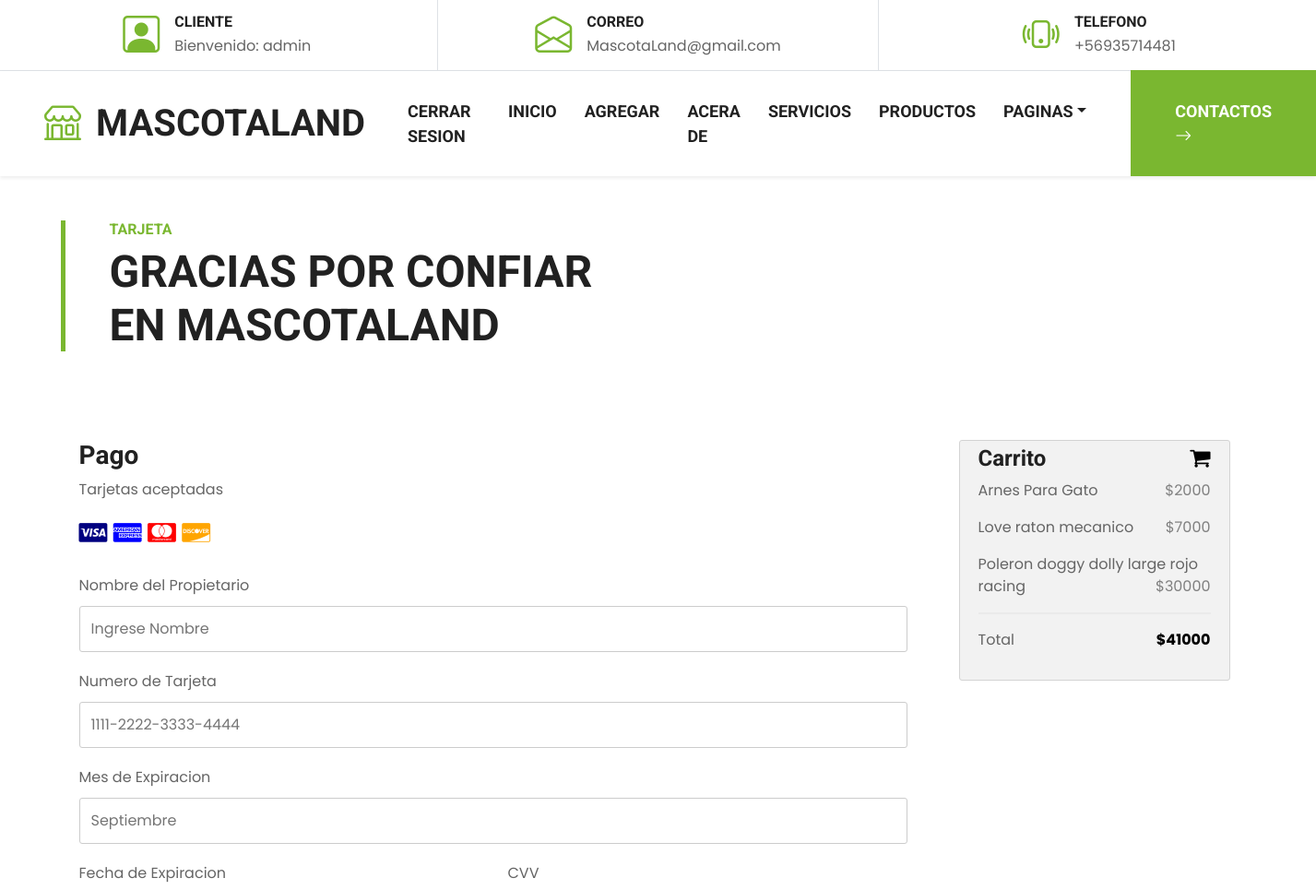
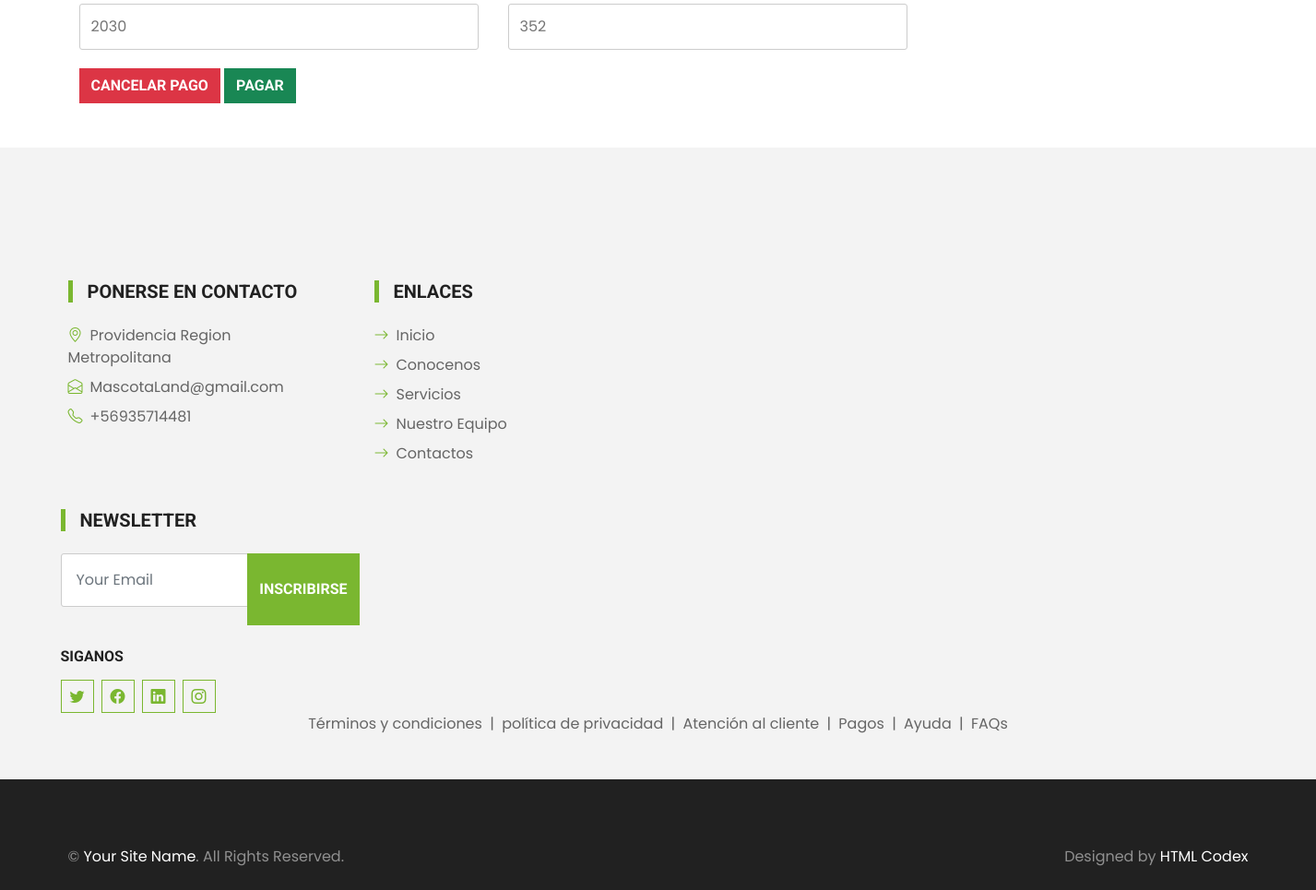
/pagocarro/ (signed in), run on the app's committed database (2 pictures, top to bottom).
### core/models.py (models this page shows, shortened)
class ItemCarrito(models.Model):
    carrito = models.ForeignKey(Carrito, on_delete=models.CASCADE)
    producto = models.ForeignKey(Producto, on_delete=models.CASCADE)
    cantidad = models.PositiveIntegerField(default=1)
    def subtotal(self):
        return self.producto.precio * self.cantidad

class Producto(models.Model):
    nombre = models.CharField(max_length=50)
    precio = models.IntegerField()
    stock = models.IntegerField()
    descripcion = models.CharField(max_length=250)
    tipo = models.ForeignKey(TipoProducto, on_delete=models.CASCADE)
    imagen = models.ImageField(null=True,blank=True)
    vigente = models.BooleanField()

### core/views.py (the view)
# urls.py: path('pagocarro/', pagocarro, name="pagocarro"),
def pagocarro(request):
    carrito = Carrito.objects.get(usuario=request.user)
    items = ItemCarrito.objects.filter(carrito=carrito)
    total = sum(item.subtotal() for item in items)
    return render(request, 'core/pagocarro.html', {'carrito': carrito, 'items': items, 'total': total})

### core/templates/core/pagocarro.html (shortened to what this page needs)
{% extends 'core/base.html' %}
{% load static %}
{% load crispy_forms_tags %}
{% block css %}
<link rel="stylesheet" href="https://cdnjs.cloudflare.com/ajax/libs/font-awesome/4.7.0/css/font-awesome.min.css">
<link href="{% static 'core/css/style3.css' %}" rel="stylesheet">
{% endblock %}
{% block contenido %}
<div class="container-fluid py-5">
  <div class="container">
    <div class="border-start border-5 border-primary ps-5 mb-5" style="max-width: 600px">
      <h6 class="text-primary text-uppercase">Tarjeta</h6>
      <h1 class="display-5 text-uppercase mb-0">
        Gracias por confiar en MascotaLand
      </h1>
    </div>
  </div>
</div>
<div class="container">
  <div class="row gx-5 justify-content-start">
    <div class="row">
      <div class="col-75">
        <div class="container-fluid">
          <form method="post">
            <div class="row">
              <div class="col-50">
                <h3>Pago</h3>
                <label for="fname">Tarjetas aceptadas</label>
                <div class="icon-container">
                  <i class="fa fa-cc-visa" style="color:navy;"></i>
                  <i class="fa fa-cc-amex" style="color:blue;"></i>
                  <i class="fa fa-cc-mastercard" style="color:red;"></i>
                  <i class="fa fa-cc-discover" style="color:orange;"></i>
                </div>
                <label for="cname">Nombre del Propietario</label>
                <input type="text" id="cname" name="cardname" placeholder="Ingrese Nombre">
                <label for="ccnum">Numero de Tarjeta</label>
                <input type="text" id="ccnum" name="cardnumber" placeholder="1111-2222-3333-4444">
                <label for="expmonth">Mes de Expiracion </label>
                <input type="text" id="expmonth" name="expmonth" placeholder="Septiembre">
                <div class="row">
                  <div class="col-50">
                    <label for="expyear">Fecha de Expiracion</label>
                    <input type="text" id="expyear" name="expyear" placeholder="2030">
                  </div>
                  <div class="col-50">
                    <label for="cvv">CVV</label>
                    <input type="text" id="cvv" name="cvv" placeholder="352">
                  </div>
                </div>
              </div>
            </div>
            <a class="btn btn-danger" href="{% url 'carrito'%}">Cancelar pago</a>
            <a class="btn btn-success" href="{% url 'rastreo'%}">Pagar</a>
          </form>
        </div>
      </div>
      <div class="col-25">
        <div class="containerr">
          <h4>Carrito <span class="price" style="color:black"><i class="fa fa-shopping-cart"></i></span></h4>
          {% for xx in items %}
          <p><a>{{ xx.producto.nombre }}</a>  <span class="price">${{ xx.producto.precio }}</span> </p>
          {% endfor %}
          <hr>
          <p>Total <span class="price" style="color:black"><b>${{total }}</b></span></p>
        </div>
      </div>
    </div>
  </div>
</div>
{% endblock %}

### core/templates/core/base.html (shortened to what this page needs)
{% load static %}
<!DOCTYPE html>
<html lang="en">
<head>
    <link href="https://cdn.jsdelivr.net/npm/bootstrap-icons@1.4.1/font/bootstrap-icons.css" rel="stylesheet">
    <link href="{% static 'core/lib/flaticon/font/flaticon.css' %}" rel="stylesheet">
    <link href="{% static 'core/lib/owlcarousel/assets/owl.carousel.min.css' %}" rel="stylesheet">
    <link href="{% static 'core/css/bootstrap.min.css' %}" rel="stylesheet">
    <link href="{% static 'core/css/style.css' %}" rel="stylesheet">
    {% block css %}
    {% endblock %}
</head>
<body>
    <div class="container-fluid border-bottom d-none d-lg-block">
        <div class="row gx-0">
            <div class="col-lg-4 text-center py-2">
                <div class="d-inline-flex align-items-center">
                    <i class="bi bi-person-square fs-1 text-primary me-3"></i>
                    <div class="text-start">
                        <h6 class="text-uppercase mb-1">Cliente</h6>
                        {% if user.is_authenticated %}
                        <span>Bienvenido: {{user.username}}</span>
                        {% else %}
                        <span>Bienvenido querido cliente </span>
                        {% endif %}
                    </div>
                </div>
            </div>
            <div class="col-lg-4 text-center border-start border-end py-2">
                <div class="d-inline-flex align-items-center">
                    <i class="bi bi-envelope-open fs-1 text-primary me-3"></i>
                    <div class="text-start">
                        <h6 class="text-uppercase mb-1">Correo</h6>
                        <span>MascotaLand@gmail.com</span>
                    </div>
                </div>
            </div>
            <div class="col-lg-4 text-center py-2">
                <div class="d-inline-flex align-items-center">
                    <i class="bi bi-phone-vibrate fs-1 text-primary me-3"></i>
                    <div class="text-start">
                        <h6 class="text-uppercase mb-1">Telefono</h6>
                        <span>+56935714481</span>
                    </div>
                </div>
            </div>
        </div>
    </div>
    <nav class="navbar navbar-expand-lg bg-white navbar-light shadow-sm py-3 py-lg-0 px-3 px-lg-0">
        <a href="{% url 'index'%}" class="navbar-brand ms-lg-5">
            <h1 class="m-0 text-uppercase text-dark"><i class="bi bi-shop fs-1 text-primary me-3"></i>MascotaLand</h1>
        </a>
        <div class="collapse navbar-collapse" id="navbarCollapse">
            <div class="navbar-nav ms-auto py-0">
                {% if user.is_authenticated %}
                <a href="{% url 'logout' %}" class="nav-item nav-link ">Cerrar sesion</a>
                {% else %}
                <a href="{% url 'login' %}" class="nav-item nav-link ">Iniciar sesion</a>
                {% endif %}
                <a href="{% url 'index'%}" class="nav-item nav-link ">Inicio</a>
                                {% if user.username == "admin" %}
                <a href="{% url 'add'%}" class="nav-item nav-link">Agregar</a>
                {% endif%}
                <a href="{% url 'about'%}" class="nav-item nav-link">Acera De</a>
                <a href="{% url 'service'%}" class="nav-item nav-link">Servicios</a>
                <a href="{% url 'product'%}" class="nav-item nav-link">Productos</a>
                <div class="nav-item dropdown">
                    <a href="#" class="nav-link dropdown-toggle" data-bs-toggle="dropdown">Paginas</a>
                </div>
                <a href="{% url 'contact' %}" class="nav-item nav-link nav-contact bg-primary text-white px-5 ms-lg-5">Contactos
                    <i class="bi bi-arrow-right"></i></a>
            </div>
        </div>
    </nav>
    {% block contenido %}
    {% endblock %}
    <div class="container-fluid bg-light mt-5 py-5">
        <div class="container pt-5">
            <div class="row g-5">
                <div class="col-lg-3 col-md-6">
                    <h5 class="text-uppercase border-start border-5 border-primary ps-3 mb-4">Ponerse en contacto</h5>
                    <p class="mb-2"><i class="bi bi-geo-alt text-primary me-2"></i>Providencia Region Metropolitana</p>
                    <p class="mb-2"><i class="bi bi-envelope-open text-primary me-2"></i>MascotaLand@gmail.com</p>
                    <p class="mb-0"><i class="bi bi-telephone text-primary me-2"></i>+56935714481</p>
                </div>
                <div class="col-lg-3 col-md-6">
                    <h5 class="text-uppercase border-start border-5 border-primary ps-3 mb-4">Enlaces</h5>
                    <div class="d-flex flex-column justify-content-start">
                        <a class="text-body mb-2" href="{% url 'index'%}"><i class="bi bi-arrow-right text-primary me-2"></i>Inicio</a>
                        <a class="text-body mb-2" href="{% url 'about'%}"><i class="bi bi-arrow-right text-primary me-2"></i>Conocenos</a>
                        <a class="text-body mb-2" href="{% url 'service'%}"><i class="bi bi-arrow-right text-primary me-2"></i>Servicios</a>
                        <a class="text-body mb-2" href="{% url 'team'%}"><i class="bi bi-arrow-right text-primary me-2"></i>Nuestro Equipo</a>
                        <a class="text-body" href="{% url 'contact' %}"><i class="bi bi-arrow-right text-primary me-2"></i>Contactos</a>
                    </div>
                </div>
                </div>
                <div class="col-lg-3 col-md-6">
                    <h5 class="text-uppercase border-start border-5 border-primary ps-3 mb-4">Newsletter</h5>
                    <form action="">
                        <div class="input-group">
                            <input type="text" class="form-control p-3" placeholder="Your Email">
                            <button class="btn btn-primary">Inscribirse</button>
                        </div>
                    </form>
                    <h6 class="text-uppercase mt-4 mb-3">Siganos</h6>
                    <div class="d-flex">
                        <a class="btn btn-outline-primary btn-square me-2" href="#"><i class="bi bi-twitter"></i></a>
                        <a class="btn btn-outline-primary btn-square me-2" href="#"><i class="bi bi-facebook"></i></a>
                        <a class="btn btn-outline-primary btn-square me-2" href="#"><i class="bi bi-linkedin"></i></a>
                        <a class="btn btn-outline-primary btn-square" href="#"><i class="bi bi-instagram"></i></a>
                    </div>
                </div>
                <div class="col-12 text-center text-body">
                    <a class="text-body" href="">Términos y condiciones</a>
                    <span class="mx-1">|</span>
                    <a class="text-body" href="">política de privacidad</a>
                    <span class="mx-1">|</span>
                    <a class="text-body" href="">Atención al cliente</a>
                    <span class="mx-1">|</span>
                    <a class="text-body" href="">Pagos</a>
                    <span class="mx-1">|</span>
                    <a class="text-body" href="">Ayuda</a>
                    <span class="mx-1">|</span>
                    <a class="text-body" href="">FAQs</a>
                </div>
            </div>
        </div>
    <div class="container-fluid bg-dark text-white-50 py-4">
        <div class="container">
            <div class="row g-5">
                <div class="col-md-6 text-center text-md-start">
                    <p class="mb-md-0">&copy; <a class="text-white" href="#">Your Site Name</a>. All Rights Reserved.
                    </p>
                </div>
                <div class="col-md-6 text-center text-md-end">
                    <p class="mb-0">Designed by <a class="text-white" href="https://htmlcodex.com">HTML Codex</a></p>
                </div>
            </div>
        </div>
    </div>
</body>
</html>

### core/static/core/css/style.css (style rules this page uses)
:root { --primary: #7AB730; --secondary: #FFD33C; --light: #F3F3F3; --dark: #212121; }
.btn { font-family: 'Roboto', sans-serif; text-transform: uppercase; font-weight: 700; transition: .5s; }
.btn-primary { color: #FFFFFF; }
.btn-square { width: 36px; height: 36px; }
.btn-square, .btn-sm-square, .btn-lg-square { padding-left: 0; padding-right: 0; text-align: center; }
.navbar-light .navbar-nav .nav-link { font-family: 'Roboto', sans-serif; position: relative; margin-left: 30px; padding: 30px 0; font-size: 18px; font-weight: 700; text-transform: uppercase; color: var(--dark); outline: none; transition: .5s; }
@media (min-width: 992px) { .navbar-light .navbar-nav .nav-link::before { position: absolute; content: ""; width: 0; height: 7px; top: -4px; left: 50%; background: var(--primary); transition: .5s; } }
@media (min-width: 992px) { .navbar-light .navbar-nav .nav-link.nav-contact::before { width: 100%; height: 1px; top: -1px; left: 0; } }

### core/static/core/css/style3.css (style rules this page uses)
* { box-sizing: border-box; }
.row { display: -ms-flexbox; display: flex; -ms-flex-wrap: wrap; flex-wrap: wrap; margin: 0 -16px; }
.col-25 { -ms-flex: 25%; flex: 25%; }
.col-50 { -ms-flex: 50%; flex: 50%; }
.col-75 { -ms-flex: 75%; flex: 75%; }
.col-25, .col-50, .col-75 { padding: 0 16px; }
.containerr { background-color: #f2f2f2; padding: 5px 20px 15px 20px; border: 1px solid lightgrey; border-radius: 3px; }
input[type=text] { width: 100%; margin-bottom: 20px; padding: 12px; border: 1px solid #ccc; border-radius: 3px; }
label { margin-bottom: 10px; display: block; }
.icon-container { margin-bottom: 20px; padding: 7px 0; font-size: 24px; }
a { color: #2196F3; }
hr { border: 1px solid lightgrey; }
span.price { float: right; color: grey; }

### data on the page
ItemCarrito: producto.nombre "Arnes Para Gato", producto.precio "2000"
ItemCarrito: producto.nombre "Love raton mecanico", producto.precio "7000"
ItemCarrito: producto.nombre "Poleron doggy dolly large rojo racing", producto.precio "30000"

### other printed values
{{ user.username }} "admin"
{{ total }} "41000"
